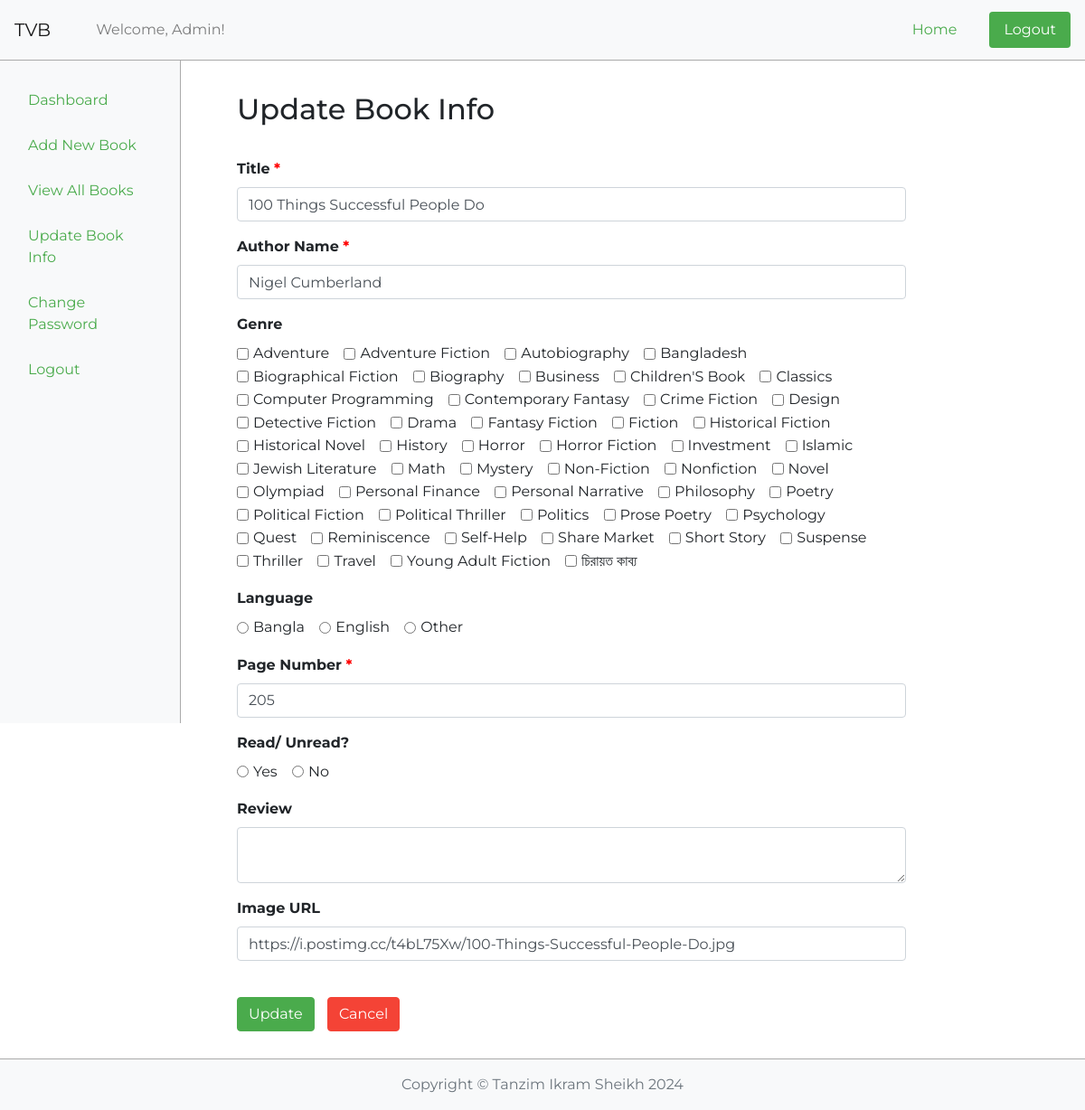
/update_book_info?id=1 (signed in), run on the app's committed database.
### server.py (models this page shows, shortened)
class User(UserMixin, db.Model):
    id = db.Column(db.Integer, primary_key=True)
    username = db.Column(db.String(250), unique=True, nullable=False)
    password = db.Column(db.String(250), nullable=False)

class Book(db.Model):
    id = db.Column(db.Integer, primary_key=True)
    title = db.Column(db.String(250), unique=True, nullable=False)
    author_name = db.Column(db.String(250), nullable=False)
    genre = db.Column(db.String(500), nullable=False)
    language = db.Column(db.String(250), nullable=True)
    page_num = db.Column(db.Integer, nullable=True)
    read_unread = db.Column(db.String(250), nullable=True)
    review = db.Column(db.String(1000), nullable=True)
    img_url = db.Column(db.String(250), nullable=True)

### server.py (the view, shortened to what this page needs)
@app.route("/update_book_info", methods=["GET", "POST"])
@login_required
def update_book_info():
    current_username = current_user.username
    all_books = Book.query.order_by(Book.id.asc()).all()
    book_id = request.args.get("id")
    book_selected = Book.query.get(book_id)
    unique_genres = get_unique_genres()
    return render_template("update_book_info.html", book=book_selected, books=all_books,
                           username=current_username, unique_genres=unique_genres,
                           logged_in=current_user.is_authenticated)

### server.py (called while the page is built)
def get_unique_genres():
    books = Book.query.all()
    genre_set = set()  # Use a set to store unique genres
    for book in books:
        genres = book.genre.split(', ')
        for genre in genres:
            title_case_genre = genre.strip().title()  # Strip whitespace and convert to title case
            genre_set.add(title_case_genre)
    unique_genres = sorted(genre_set)
    return unique_genres

@login_manager.user_loader
def load_user(user_id):
    return User.query.get(int(user_id))

### templates/update_book_info.html (shortened to what this page needs)
{% include "dashboard_header.html" %}
    <div class="container-fluid">
        <div class="row">
            {% include "sidebar.html" %}
            <main role="main" id="main-container" class="col-md-6 ml-sm-auto col-lg-8">
                <div class="d-flex justify-content-center align-items-center">
                    <div class="container">
                        <br><br><br>
                        <h2 id="add-book-heading">Update Book Info</h2>
                        <div class="form-container">
                            <form id="updateBookForm" method="post" novalidate>
                                <div class="form-group">
                                    <label class="bold-label" for="title">Title <span id="mendatory">*</span></label>
                                    <input type="text" class="form-control" id="title" name="title" value="{% if book %}{{ book.title }}{% endif %}">
                                </div>
                                {% if book %}
                                <div class="form-group">
                                    <label class="bold-label" for="author_name">Author Name <span
                                            id="mendatory">*</span></label>
                                    <input type="text" class="form-control" id="author_name" name="author_name"
                                        value="{{ book.author_name }}">
                                </div>
                                {% endif %}
                                <div class="form-group">
                                    <label class="bold-label">Genre</label><br>
                                    {% for genre in unique_genres %}
                                    <div class="form-check form-check-inline">
                                        <input class="form-check-input" type="checkbox" id="{{ genre }}" name="genre"
                                            value="{{ genre }}">
                                        <label class="form-check-label" for="{{ genre }}">{{ genre }}</label>
                                    </div>
                                    {% endfor %}
                                </div>
                                <div class="form-group">
                                    <label class="bold-label" for="language">Language</label><br>
                                    <div class="form-check form-check-inline">
                                        <input class="form-check-input" type="radio" id="bangla" name="language"
                                            value="Bangla" required>
                                        <label class="form-check-label" for="bangla">Bangla</label>
                                    </div>
                                    <div class="form-check form-check-inline">
                                        <input class="form-check-input" type="radio" id="english" name="language"
                                            value="English" required>
                                        <label class="form-check-label" for="english">English</label>
                                    </div>
                                    <div class="form-check form-check-inline">
                                        <input class="form-check-input" type="radio" id="other_language" name="language"
                                            value="Other" required>
                                        <label class="form-check-label" for="other_language">Other</label>
                                    </div>
                                </div>
                                <div class="form-group">
                                    <label class="bold-label" for="page_num">Page Number <span
                                            id="mendatory">*</span></label>
                                    <input type="number" class="form-control" id="page_num" name="page_num"
                                        value="{{ book.page_num }}" required>
                                </div>
                                <div class="form-group">
                                    <label class="bold-label" for="read_unread">Read/ Unread?</label><br>
                                    <div class="form-check form-check-inline">
                                        <input class="form-check-input" type="radio" id="read" name="read_unread"
                                            value="Yes" required>
                                        <label class="form-check-label" for="read">Yes</label>
                                    </div>
                                    <div class="form-check form-check-inline">
                                        <input class="form-check-input" type="radio" id="unread" name="read_unread"
                                            value="No" required>
                                        <label class="form-check-label" for="unread">No</label>
                                    </div>
                                </div>
                                <div class="form-group">
                                    <label class="bold-label" for="review">Review</label>
                                    <textarea class="form-control" id="review" name="review">{{ book.review }}</textarea>
                                </div>
                                <div class="form-group">
                                    <label class="bold-label" for="img_url">Image URL</label>
                                    <input type="text" class="form-control" id="img_url" name="img_url"
                                        value="{{ book.img_url }}">
                                </div>
                                <br>
                                <button type="submit" class="btn btn-update">Update</button>
                                <button type="button" id="delete-button" class="btn"><a id="cancel-btn"
                                        href="{{ url_for('dashboard')}}">Cancel</a></button>
                            </form>
                        </div>
                    </div>
                </div>
            </main>
        </div>
    </div>
    {% include "footer.html" %}
</body>
</html>

### templates/dashboard_header.html (shortened to what this page needs)
<!DOCTYPE html>
<html lang="en">
<head>
    <link href="https://maxcdn.bootstrapcdn.com/bootstrap/4.5.2/css/bootstrap.min.css" rel="stylesheet">
    <link href="static/css/dashboard.css" rel="stylesheet" />
</head>
<body>
    <nav id="navigationbar" class="navbar navbar-expand-lg navbar-light bg-light fixed-top">
        <a class="navbar-brand" href="{{ url_for('home')}}">
            TVB
        </a>
        <span class="navbar-text mr-auto">Welcome, {{ username.title() }}!</span>
        <ul class="nav nav-pills ml-auto">
            <li class="nav-item">
                <a class="nav-link" aria-current="page" href="{{ url_for('home')}}">Home</a>
            </li>
            <li class="nav-item">
                <a class="nav-link active" aria-current="page" href="{{ url_for('logout')}}">Logout</a>
            </li>
        </ul>
    </nav>

### static/css/dashboard.css (style rules this page uses)
body { display: flex; flex-direction: column; min-height: 100vh; font-family: "Montserrat", sans-serif; }
main { flex-grow: 1; margin: 30px 0; }
#main-container { margin-right: 14%; }
.bold-label { font-weight: 700; }
#add-book-heading { margin-bottom: 35px; }
ul li { margin: 5px 0; }
body { display: flex; flex-direction: column; min-height: 100vh; }
a { color: #4aab4c; text-decoration: none; }
#navigationbar { border-bottom: 1px solid #aaaaaa; margin: 5px 0; margin-top: 0; z-index: 1030; }
.navbar-brand { margin-right: 50px; }
a.nav-link { font-size: 1rem; font-weight: 400; }
a.nav-link { color: #4aab4c; text-decoration: none; }
.nav-pills .nav-link.active, .nav-pills .show > .nav-link { color: #fff; background-color: #4aab4c; text-decoration: none; margin-left: 20px; }
#mendatory { color: red; }
.btn-update, .btn-custom { color: #fff; background-color: #4aab4c; border-color: #4aab4c; }
#delete-button { background-color: #f44336; border-color: #f44336; color: white; margin-left: 10px; }
#cancel-btn { text-decoration: none; color: #fff; }

### data on the page
User: title "Admin"
Book: title "100 Things Successful People Do", author_name "Nigel Cumberland", page_num "205", img_url "https://i.postimg.cc/t4bL75Xw/100-Things-Successful-People-Do.jpg"

### other printed values
{{ genre }} "Adventure" "Adventure Fiction" "Autobiography" "Bangladesh" "Biographical Fiction" "Biography" "Business" "Children'S Book" "Classics" "Computer Programming" "Contemporary Fantasy" "Crime Fiction" "Design" "Detective Fiction" "Drama" "Fantasy Fiction" "Fiction" "Historical Fiction" "Historical Novel" "History" "Horror" "Horror Fiction" "Investment" "Islamic" "Jewish Literature" "Math" "Mystery" "Non-Fiction" "Nonfiction" "Novel" "Olympiad" "Personal Finance" "Personal Narrative" "Philosophy" "Poetry" "Political Fiction" "Political Thriller" "Politics" "Prose Poetry" "Psychology" "Quest" "Reminiscence" "Self-Help" "Share Market" "Short Story" "Suspense" "Thriller" "Travel" "Young Adult Fiction" "চিরায়ত কাব্য"
